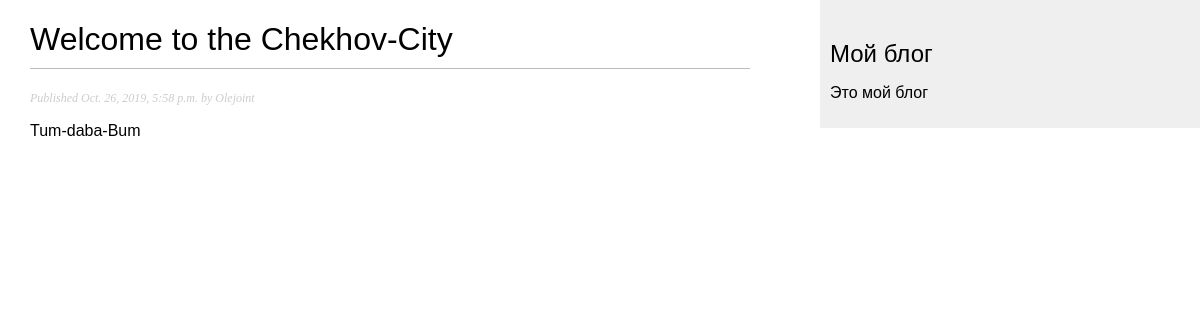
The app's page /blog/2019/10/26/welcome-chekhov-city/ with its own data.
### blog/models.py (models this page shows, shortened)
class Post(models.Model):
    STATUS_CHOICES = (
        ('draft', 'Draft'),
        ('published', 'Published'),
    )
    title = models.CharField(max_length=250)
    slug = models.SlugField(max_length=250, unique_for_date='publish')
    author = models.ForeignKey(User, on_delete=models.CASCADE, related_name='blog_posts')
    body = models.TextField()
    publish = models.DateTimeField(default=timezone.now)
    created = models.DateTimeField(auto_now_add=True)
    updated = models.DateTimeField(auto_now=True)
    status = models.CharField(max_length=10, choices=STATUS_CHOICES, default='draft')
    objects = models.Manager()  # менеджер по умолчанию
    published = PublishedManager()  # наш новый менеджер

### blog/views.py (the view)
def post_detail(request, year, month, day, post):
    post = get_object_or_404(Post, slug=post, status='published', publish__year=year,
                             publish__month=month, publish__day=day)
    return render(request, 'blog/post/detail.html', {'post': post})

### blog/templates/blog/post/detail.html (shortened to what this page needs)
{% extends "blog/base.html" %}
{% block content %}
<h1>{{ post.title }}</h1>
<p class="date">Published {{ post.publish }} by {{ post.author }}</p>
{{ post.body|linebreaks }}
{% endblock %}

### blog/static/css/blog.css (style rules this page uses)
body { margin:0; padding:0; font-family:helvetica, sans-serif; }
h1 { font-weight:normal; border-bottom:1px solid #bbb; padding:0 0 10px 0; }
p.date { color:#ccc; font-family: georgia, serif; font-size: 12px; font-style: italic; }

### records on screen
Post: title "Welcome to the Chekhov-City", publish "Oct. 26, 2019, 5:58 p.m.", author "Olejoint", body "Tum-daba-Bum"
